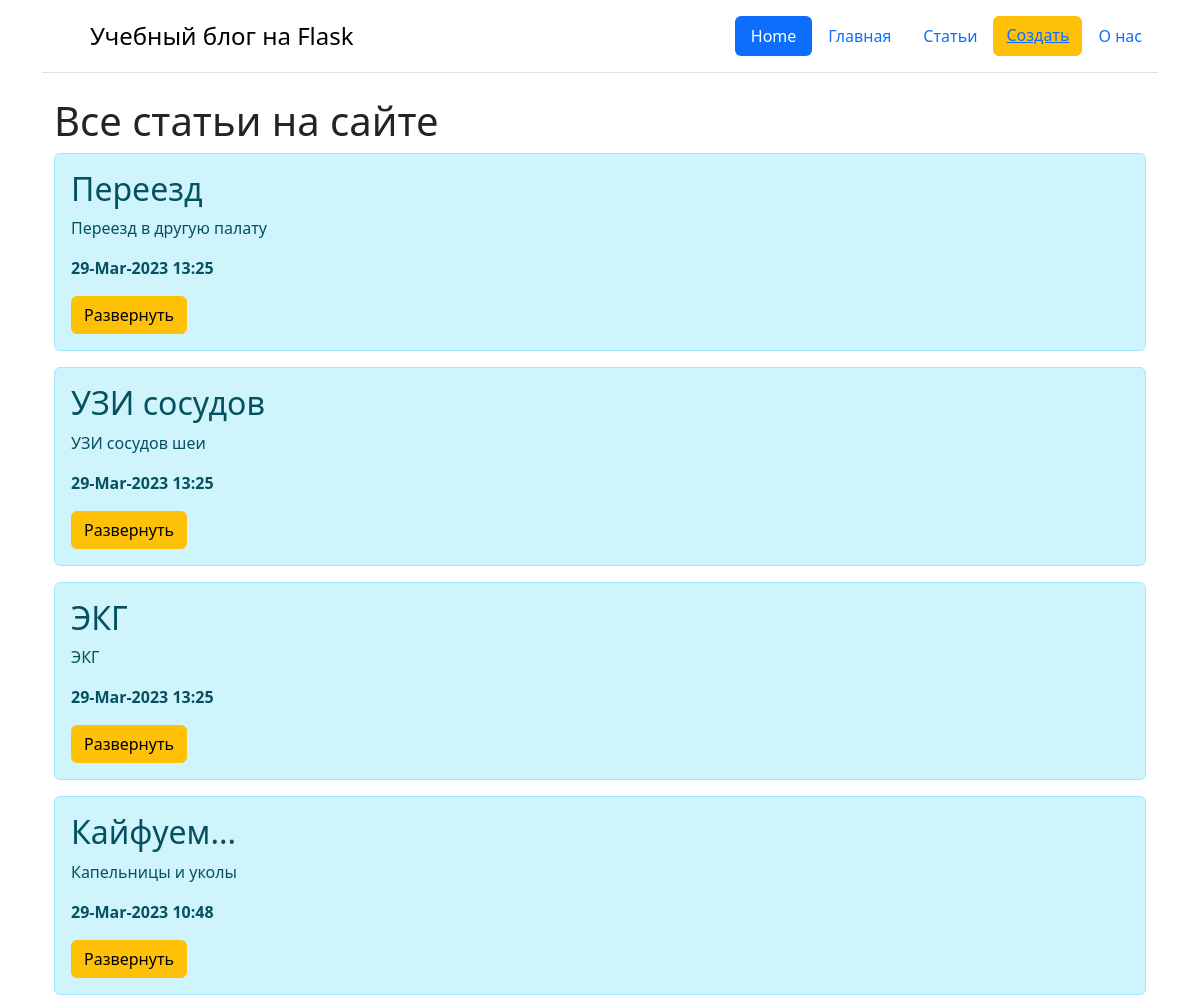
Page /posts (upper part) on the earlier database version.
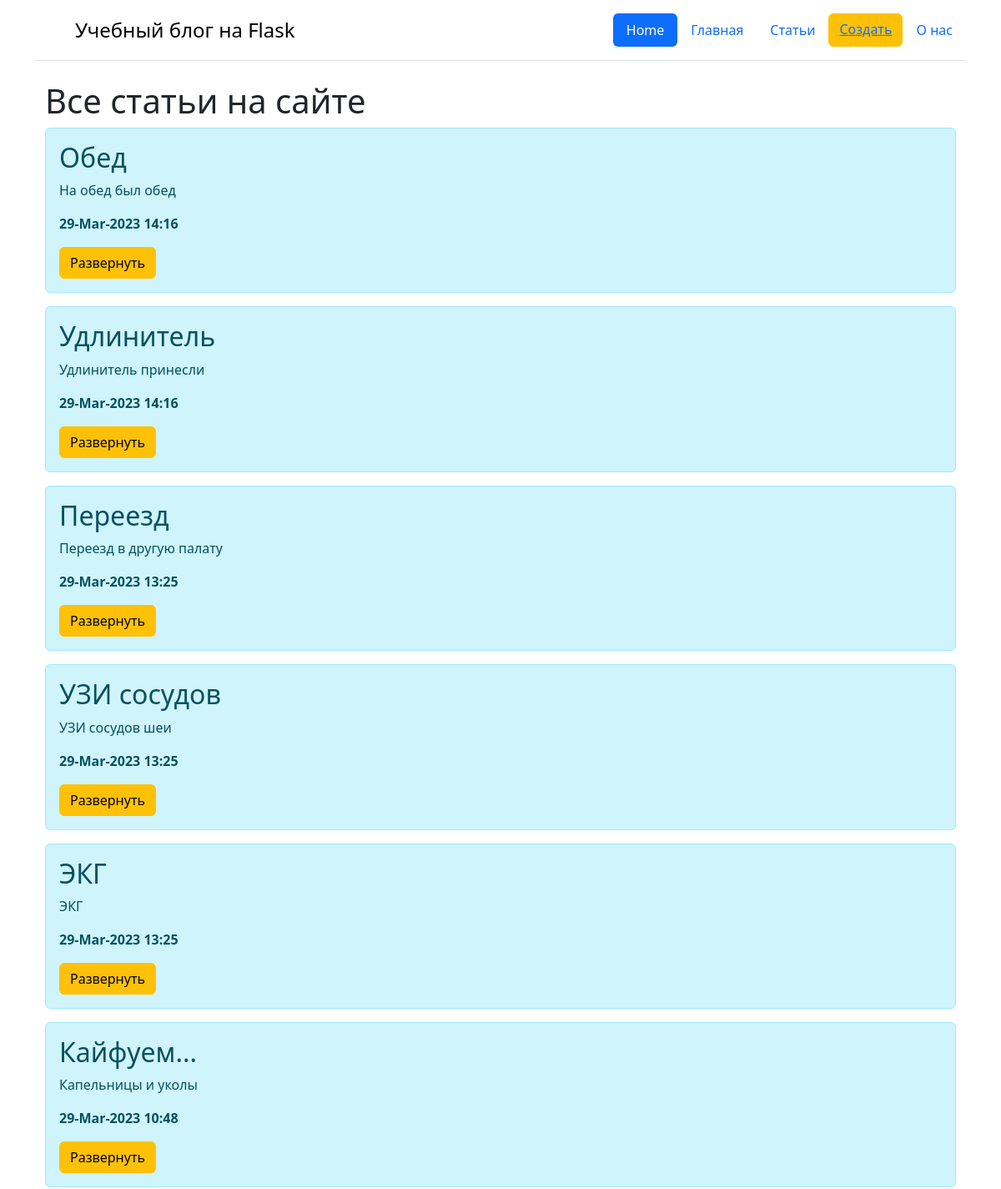
Same page on the later database version.
### app.py (models this page shows, shortened)
class Article(db.Model):
    id = db.Column(db.Integer, primary_key=True)
    title = db.Column(db.String(100), nullable=False)
    intro = db.Column(db.String(300), nullable=False)
    text = db.Column(db.Text, nullable=False)
    utc = tz.tzutc()
    local = tz.tzlocal()
    utc_now = datetime.utcnow()
    utc_now = utc_now.replace(tzinfo=utc)
    local_now = utc_now.astimezone(local)
    date = db.Column(db.DateTime, default=local_now)

### app.py (the view)
@app.route('/posts')
def posts():
    articles = Article.query.order_by(Article.date.desc()).all()
    return render_template("posts.html", articles=articles)

### templates/posts.html (shortened to what this page needs)
{% extends 'base.html' %}
{% block body %}
<div class="container">
    <H1>Все статьи на сайте</H1>
        {% if articles|length > 0  %}
            {% for el in articles %}
            <div class="alert alert-info">
              <h2>{{ el.title }}</h2>
              <p>{{ el.intro }}</p>
              <p><b>{{ el.date.strftime("%d-%b-%Y %H:%M") }} </b></p>
              <a href="/posts/{{ el.id }}" class="btn btn-warning">Развернуть</a>
            </div>
            {% endfor %}
        {% else  %}
        <p> На сайте нет статей</p>
        {% endif %}
</div>
{% endblock %}

### templates/base.html (shortened to what this page needs)
<!DOCTYPE html>
<html lang="ru">
<head>
    <link href="https://cdn.jsdelivr.net/npm/bootstrap@5.3.0-alpha2/dist/css/bootstrap.min.css" rel="stylesheet">
</head>
<body>
    <div class="container">
    <header class="d-flex flex-wrap justify-content-center py-3 mb-4 border-bottom">
      <a href="/" class="d-flex align-items-center mb-3 mb-md-0 me-md-auto link-body-emphasis text-decoration-none">
        <svg class="bi me-2" width="40" height="32"><use xlink:href="#bootstrap"></use></svg>
        <span class="fs-4">Учебный блог на Flask</span>
      </a>
      <ul class="nav nav-pills">
        <li class="nav-item"><a href="/home" class="nav-link active" aria-current="page">Home</a></li>
        <li class="nav-item"><a href="/" class="nav-link">Главная</a></li>
        <li class="nav-item"><a href="/posts" class="nav-link">Статьи</a></li>
        <li class="btn btn-warning"><a href="/create-article">Создать</a></li>
        <li class="nav-item"><a href="/about" class="nav-link">О нас</a></li>
      </ul>
    </header>
  </div>
    <div class="container">
  {% block body %}{% endblock %}
    </div>
</body>
</html>

Differences in the rows shown:
added Article: title "Обед", intro "На обед был обед", date "29-Mar-2023 14:16"
added Article: title "Удлинитель", intro "Удлинитель принесли", date "29-Mar-2023 14:16"
